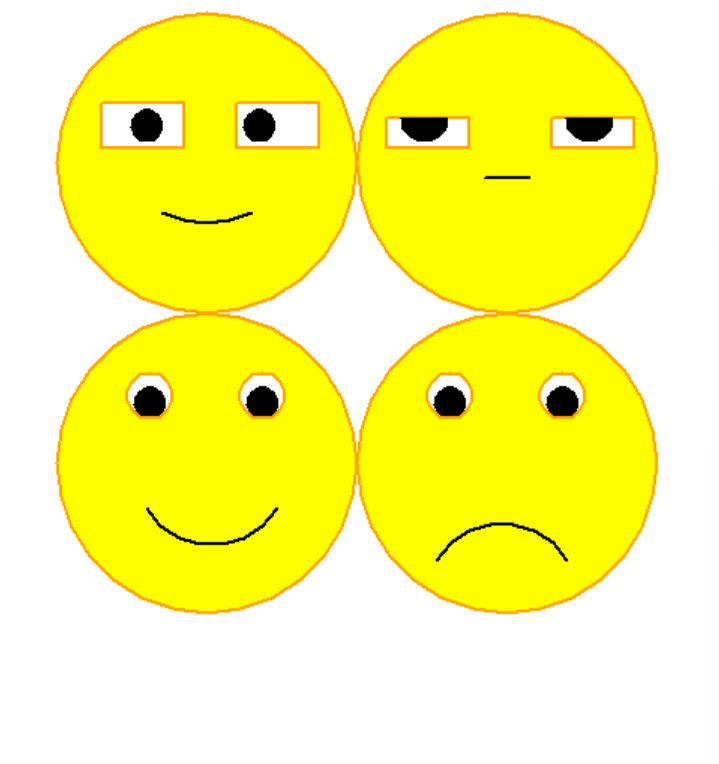

Here is the Python script that generated this plot:
import turtle as t
t.speed(0)
t.pensize(2)
t.hideturtle()
face1=[100]
eye1=[15,10]
bc=[50,120]
#画脸
def face(x,y):
    t.penup()
    t.goto(x,y)
    t.pendown()
    t.color("orange")
    t.circle(face1[0])
    t.hideturtle()
    t.begin_fill()
    t.circle(face1[0])
    t.color("#ffff00")
    t.end_fill()
    
#画单只眼睛
def eyez(x1,y1):
    t.penup()
    t.goto(x1,y1)
    t.pendown()
    
    t.begin_fill()
    t.color("#ffffff")
    t.circle(eye1[0])
    t.end_fill()
    t.begin_fill()
    t.color("black")
    t.circle(eye1[1])
    t.end_fill()
def mb(x1,y1):
    t.penup()
    t.goto(x1,y1)
    t.pendown()
    t.color("orange")
    t.circle(eye1[0])
def eye(x1,y1):
    eyez(x1,y1)
    mb(x1,y1)
#一双眼睛
def eyes(x2,y2):
    eye(x2,y2)
    eye(x2+75,y2)
#画眼睛加脸
def a(x3,y3):
    face(0+x3,0+y3)
    eyes(-38+x3,130+y3)
#笑嘴
def b(x4,y4):
    t.color("black")
    t.penup()
    t.goto(x4-40,y4+20)
    t.pendown()
    t.setheading(-60)
    t.circle(50,120)
    t.setheading(0)
#哭嘴
def c(x5,y5):
    t.color("black")
    t.penup()
    t.goto(x5+40,y5+35)
    t.pendown()
    t.setheading(bc[1])
    t.circle(bc[0],bc[1])
    t.setheading(0)
#笑脸
a(0,0)
b(0,50)
#哭脸
a(200,0)
c(200,0)
#无语脸
face(200,200)
def yanjing(x6,y6,z1):
    t.penup()
    t.goto(120+x6,330+y6)
    t.pendown()
    t.begin_fill()
    for i in range(2):
        t.color("orange","#ffffff")
        t.forward(55)#眼长
        t.right(90)
        t.forward(20+z1)#眼宽
        t.right(90)
    t.end_fill()
#画眼眶
def yankuang(x7,y7):
    yanjing(0+x7,0+y7,0)
    yanjing(110+x7 ,0+y7,0)
yankuang(0,0)
def yanzhu(x8,y8):
    t.penup()
    t.goto(160+x8,330+y8)
    t.pendown()
    t.setheading(90)
    t.begin_fill()
    t.color("black")
    t.circle(15,-180)#眼珠
    t.end_fill()
yanzhu(0,0)
yanzhu(110,0)
t.setheading(0)
t.penup()
t.goto(185,290)
t.pendown()
t.forward(30)
#笑脸2
def yanhei(x1,y1):
    t.penup()
    t.goto(x1,y1)
    t.pendown()   
    t.begin_fill()
    t.color("black")
    t.circle(eye1[1])
    t.end_fill()

face(0,200)
yanjing(-190,10,10)
yanjing(-100,10,10)
yanhei(-40,315)
yanhei(35,315)
t.penup()
t.goto(0,260)
t.pendown()
t.color("black")
t.circle(70,25)
t.circle(70,-50)

    
